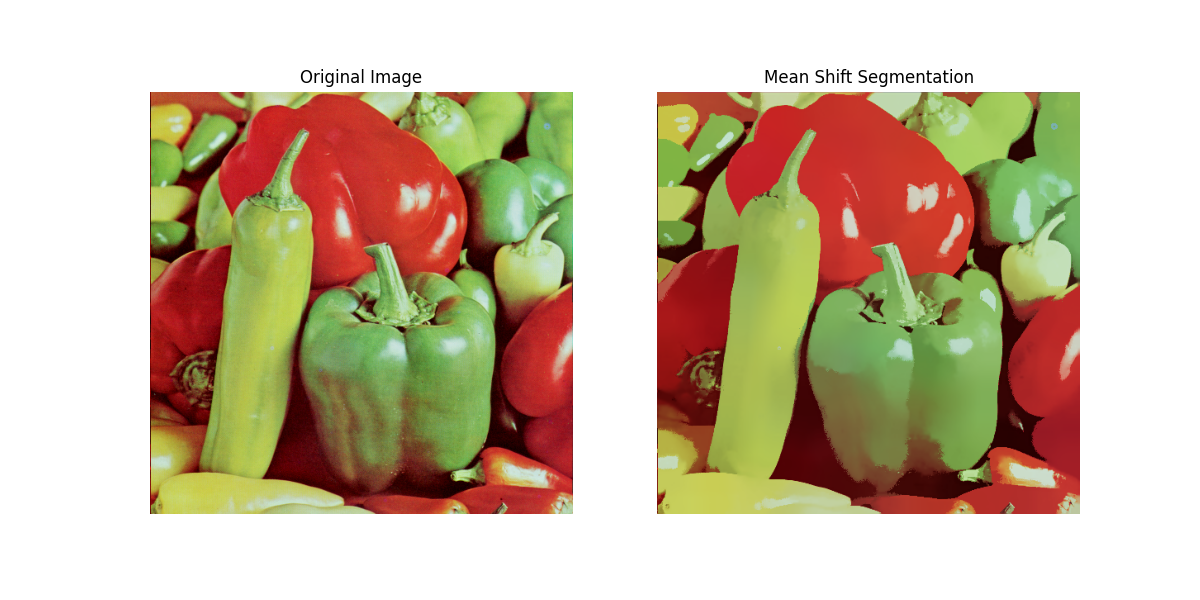

Reproduce this figure in Python.
import cv2
import numpy as np
from matplotlib import pyplot as plt

# Read image
img = cv2.imread("D:\\GitHub\\image-processing\\test-images-for-Image-Processing\\peppers.png")
img_rgb = cv2.cvtColor(img, cv2.COLOR_BGR2RGB)

# Apply Mean Shift Filtering
# Parameters: (image, spatial_radius, color_radius)
# - spatial_radius: affects neighborhood size
# - color_radius: affects color similarity
segmented = cv2.pyrMeanShiftFiltering(img, sp=20, sr=40)

# Convert result to RGB
segmented_rgb = cv2.cvtColor(segmented, cv2.COLOR_BGR2RGB)

# Plot results
plt.figure(figsize=(12,6))

plt.subplot(1,2,1)
plt.imshow(img_rgb)
plt.title("Original Image")
plt.axis("off")

plt.subplot(1,2,2)
plt.imshow(segmented_rgb)
plt.title("Mean Shift Segmentation")
plt.axis("off")

plt.show()
